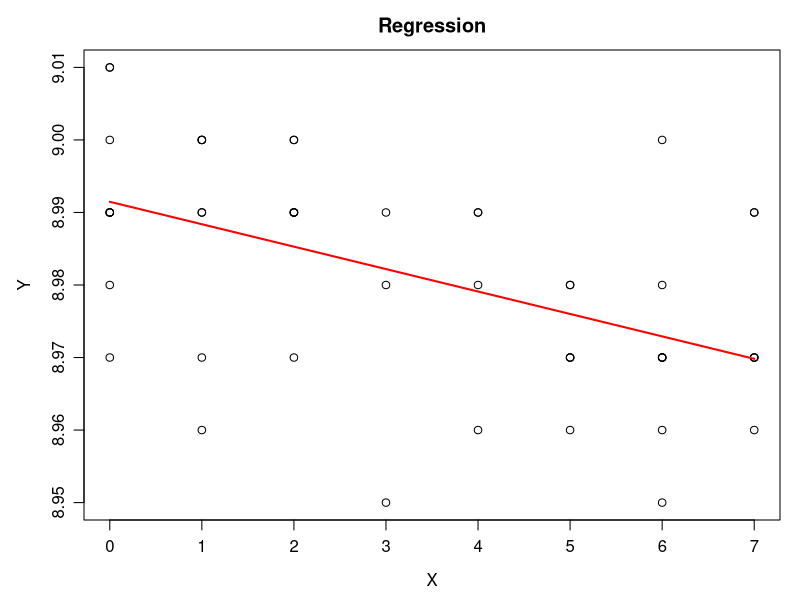
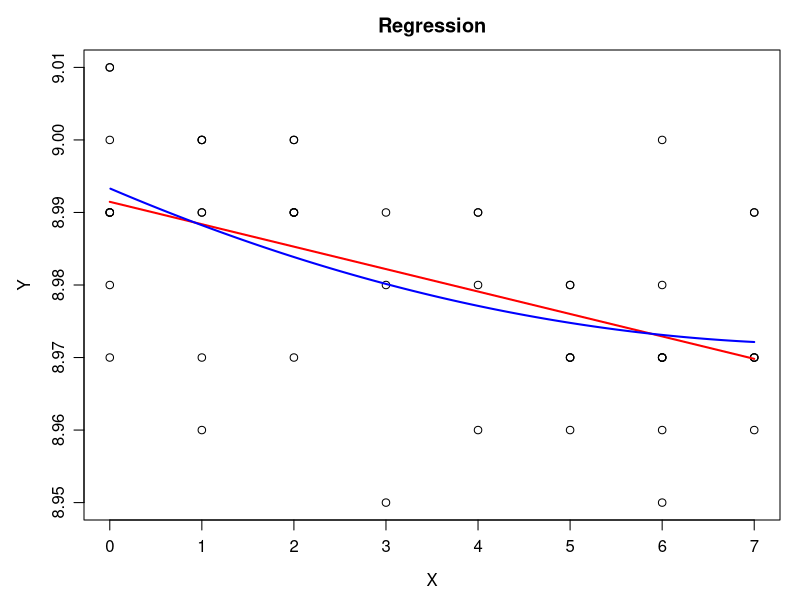
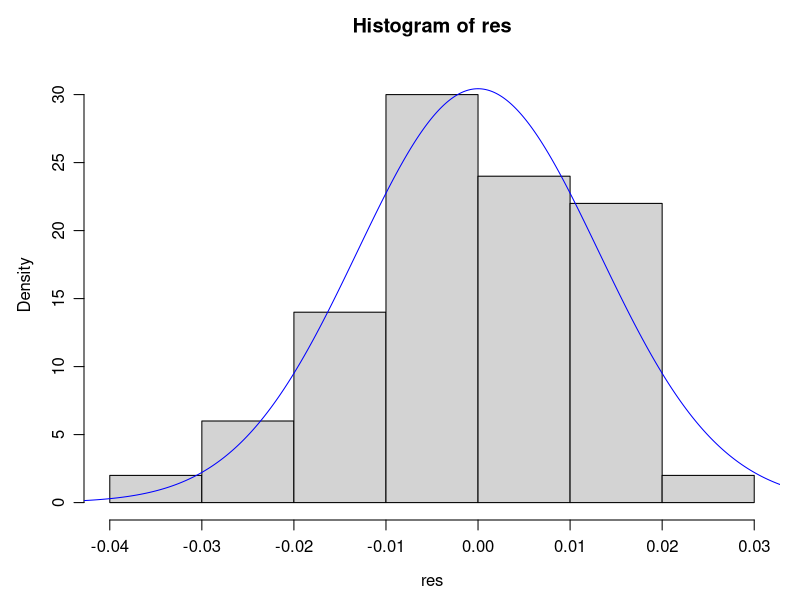

Generate these figures, in order, with R:
fig_dir <- "../report/fig"
dir.create(fig_dir, showWarnings = FALSE, recursive = TRUE)

fig <- function(name, w = 6.5, h = 3.8) {
    cairo_pdf(file.path(fig_dir, paste0(name, ".pdf")), width = w, height = h, family = "Times New Roman")
    par(mar = c(4, 4.2, 2.5, 1), mgp = c(2.5, 0.8, 0))
}
hdr <- function(s) cat("\n", s, "\n", sep = "")

res_list <- list()
keep <- function(name, value) res_list[[name]] <<- value

y <- c(8.97, 8.99, 9.00, 8.97, 8.97, 8.99, 8.96, 8.98, 9.01, 9.00, 9.00, 8.97, 8.96, 8.98, 8.98, 8.97, 8.99,
       8.99, 8.96, 8.95, 8.99, 9.00, 9.00, 8.99, 8.99, 8.95, 9.01, 8.99, 8.99, 8.97, 8.97, 8.98, 8.97, 8.97,
       8.99, 9.00, 8.97, 8.99, 8.99, 8.97, 8.97, 8.96, 8.99, 9.00, 8.99, 8.99, 8.96, 8.98, 8.97, 8.98)
x <- c(5, 0, 1, 7, 0, 1, 1, 3, 0, 2, 1, 6, 7, 0, 4, 5, 0,
       0, 6, 6, 1, 1, 0, 2, 4, 3, 0, 7, 0, 6, 6, 5, 7, 6,
       2, 2, 2, 2, 7, 5, 1, 5, 4, 6, 2, 3, 4, 6, 7, 5)
dat <- data.frame(Y = y, X = x)
n <- dim(dat)[1]
al <- 0.20    
h <- 0.10     

cat("n =", n, "\n")
print(table(dat$X))
print(round(tapply(dat$Y, dat$X, mean), 4))   # средние Y при каждом X
cat(sprintf("sum X = %g  sum X^2 = %g  sum X^3 = %g  sum X^4 = %g\n", sum(x), sum(x^2), sum(x^3), sum(x^4)))
cat(sprintf("sum Y = %.2f  sum XY = %.2f  sum X^2 Y = %.2f\n", sum(y), sum(x * y), sum(x^2 * y)))
keep("n", n)

draw_data <- function() plot(dat$X, dat$Y, xlab = "X", ylab = "Y", main = "Regression")

# XM - матрица плана p x n, B = (XM XM^T)^-1, bhat = B XM Y
mnk <- function(XM, YM) {
    S <- XM %*% t(XM)
    S1 <- solve(S)
    bhat <- S1 %*% XM %*% YM
    e <- YM - t(XM) %*% bhat
    SSE <- sum(e^2)
    dfe <- n - length(bhat)
    list(S = S, S1 = S1, XY = XM %*% YM, bhat = as.vector(bhat), e = as.vector(e),
         SSE = SSE, dfe = dfe, s2 = SSE / dfe)
}
YM <- as.matrix(dat$Y)

# 1a) Линейная модель Y = b1 + b2 X + e
XM1 <- matrix(c(array(1, dim = n), dat$X), nrow = 2, byrow = TRUE)
f1 <- mnk(XM1, YM)
print(f1$S); print(f1$XY)
cat("bhat =", sprintf("%.7f", f1$bhat), "\n")

Sxx <- sum((x - mean(x))^2); Sxy <- sum((x - mean(x)) * (y - mean(y)))
cat(sprintf("mean X = %.4f  mean Y = %.6f  Sxx = %.4f  Sxy = %.5f  b2 = %.7f\n",
            mean(x), mean(y), Sxx, Sxy, Sxy / Sxx))
cat(sprintf("SSE = %.7f  dfe = %d  s^2 = %.4e  s = %.6f\n", f1$SSE, f1$dfe, f1$s2, sqrt(f1$s2)))
print(f1$S1)
cat("SE(bhat) =", sprintf("%.6f", sqrt(f1$s2 * diag(f1$S1))), "\n")
ql <- lm(Y ~ X, data = dat)          
print(coef(ql)); print(summary(ql)$cov.unscaled)
keep("lin_b1", f1$bhat[1]); keep("lin_b2", f1$bhat[2]); keep("lin_SSE", f1$SSE); keep("lin_s2", f1$s2)
keep("lin_B11", f1$S1[1, 1]); keep("lin_B12", f1$S1[1, 2]); keep("lin_B22", f1$S1[2, 2])

mx <- min(dat$X)
Mx <- max(dat$X)
xl <- c(mx, Mx)
yl <- f1$bhat[1] + f1$bhat[2] * xl
fig("t1a_lin")
draw_data()
points(xl, yl, "l", col = "red", lwd = 2)
invisible(dev.off())

# 1b) Полиномиальная модель Y = b1 + b2 X + b3 X^2 + e
XM2 <- matrix(c(array(1, dim = n), dat$X, dat$X^2), nrow = 3, byrow = TRUE)
f2 <- mnk(XM2, YM)
print(f2$S); print(f2$XY)
cat("bhat =", sprintf("%.8f", f2$bhat), "\n")
cat(sprintf("SSE = %.7f  dfe = %d  s^2 = %.4e  s = %.6f\n", f2$SSE, f2$dfe, f2$s2, sqrt(f2$s2)))
print(f2$S1, digits = 6)
cat("SE(bhat) =", sprintf("%.7f", sqrt(f2$s2 * diag(f2$S1))), "\n")
qs <- lm(Y ~ I(X) + I(X^2), data = dat)   # контроль
print(coef(qs)); print(summary(qs)$cov.unscaled)
keep("q_b1", f2$bhat[1]); keep("q_b2", f2$bhat[2]); keep("q_b3", f2$bhat[3])
keep("q_SSE", f2$SSE); keep("q_s2", f2$s2)

xq <- mx + c(1:1000) / 1000 * (Mx - mx)
yq <- f2$bhat[1] + f2$bhat[2] * xq + f2$bhat[3] * xq^2
fig("t1b_poly")
draw_data()
points(xl, yl, "l", col = "red", lwd = 2)
points(xq, yq, "l", col = "blue", lwd = 2)
invisible(dev.off())

# 1c) H0: e ~ N(0, sig^2), sig > 0
e <- f2$e
s1 <- sqrt(f2$s2)
cat(sprintf("min e = %.5f  max e = %.5f  размах = %.5f\n",
            min(e), max(e), max(e) - min(e), h))
hh <- hist(e, plot = FALSE) # стандартная группировка, шаг 0.01 (с тем что в задание получ. 1 интревал)
print(hh$breaks); print(hh$counts)
brk <- hh$breaks
lb <- length(brk)

# объединяем крайние интервалы, чтобы ожидаемые частоты были не меньше 5
brk <- brk[-c(2, 3, lb - 1)]
lb <- length(brk)
nu <- hist(e, breaks = brk, plot = FALSE)$counts
brk[1] <- -Inf
brk[lb] <- Inf
r <- lb - 1
stopifnot(!any(abs(outer(e, brk[2:(lb - 1)], "-")) < 1e-12))

pr_s <- function(s) pnorm(brk[2:lb], 0, s) - pnorm(brk[1:(lb - 1)], 0, s)
csq.f <- function(s) {
    np <- n * pr_s(s)
    sum((nu - np)^2 / np)
}
# производная X2 по sigma dX2/ds = -sum nu_i^2 / (n p_i^2) dp_i/ds,
# dp_i/ds = -(z_i phi(z_i) - z_{i-1} phi(z_{i-1})) / s,  z = граница / s
dcsq.f <- function(s) {
    z <- brk / s
    zdz <- ifelse(is.finite(z), z * dnorm(z), 0)
    p <- pr_s(s)
    dp <- -diff(zdz) / s
    -sum(nu^2 / (n * p^2) * dp)
}
# градиентный спуск s <- s - eta dX2/ds, при росте X2 шаг делится пополам
eta <- 1e-5
s_cur <- s1
k <- 0
repeat {
    g <- dcsq.f(s_cur)
    if (abs(g) < 1e-8 || k >= 10000) break
    s_new <- s_cur - eta * g
    while (s_new <= 0 || csq.f(s_new) > csq.f(s_cur) + 1e-12) {
        eta <- eta / 2
        s_new <- s_cur - eta * g
        if (eta < 1e-15) break
    }
    s_cur <- s_new
    k <- k + 1
}
stilde <- s_cur
X2 <- csq.f(stilde)
cat(sprintf("Мой любимый градиентный спуск: s = %.6f, iter %d, eta = %.2e, |dX2/ds| = %.1e\n",
            s1, k, eta, abs(dcsq.f(stilde))))
q <- nlm(csq.f, s1)
sg <- seq(0.005, 0.03, by = 1e-6)
cat(sprintf("sigma_tilde = %.6f  X2 = %.4f   (nlm: %.6f, %.4f; сетка: %.6f)\n",
            stilde, X2, q$estimate, q$minimum, sg[which.min(sapply(sg, csq.f))]))

lw <- brk[1:(lb - 1)]
up <- brk[2:lb]
pr <- pr_s(stilde)
ex <- n * pr
res1 <- (nu - ex) / sqrt(ex)
res2 <- res1^2
err.t <- data.frame(lw = lw, up = up, counts = nu, p = pr, exp = ex, res = res1, res2 = res2)
print(err.t, digits = 4)
dfc <- r - 2
xal <- qchisq(al, dfc, lower.tail = FALSE)
pval <- pchisq(X2, dfc, lower.tail = FALSE)
cat(sprintf("r = %d  df = %d  x_alpha = %.4f  phi = %d  p-value = %.4f\n",
            r, dfc, xal, as.integer(X2 > xal), pval))
keep("c_sigma", stilde); keep("c_X2", X2); keep("c_xal", xal); keep("c_pv", pval)

# гистограмма остатков (??? h=0.10 в один интервал попадают)
res <- e
fig("t1c_hist")
hist(res, probability = TRUE, ylim = c(0, 32))
xe <- -0.05 + c(0:1000) / 1000 * 0.1
y1 <- dnorm(xe, 0, s1)
points(xe, y1, "l", col = "blue")
invisible(dev.off())


# 1d) Частные доверительные интервалы для b2 и b3 уровня 1 - alpha
V <- f2$s2 * f2$S1 # оценка ковариационной матрицы bhat
v <- diag(V)
tal <- qt(1 - al / 2, n - 3) # x_alpha = S^-1_{n-3}(1 - alpha/2)
d <- tal * sqrt(v)
t.int <- data.frame(par = c("b2", "b3"), est = f2$bhat[2:3], se = sqrt(v[2:3]), d = d[2:3],
                    lw = f2$bhat[2:3] - d[2:3], up = f2$bhat[2:3] + d[2:3])
cat(sprintf("x_alpha = %.4f\n", tal))
print(t.int, digits = 6)
print(confint(qs, level = 1 - al))  
keep("d_tal", tal)
keep("d_b2_lw", t.int$lw[1]); keep("d_b2_up", t.int$up[1])
keep("d_b3_lw", t.int$lw[2]); keep("d_b3_up", t.int$up[2])

out <- data.frame(name = names(res_list), value = sprintf("%.12g", unlist(res_list)))
write.csv(out, "results_r.csv", row.names = FALSE, quote = FALSE)
